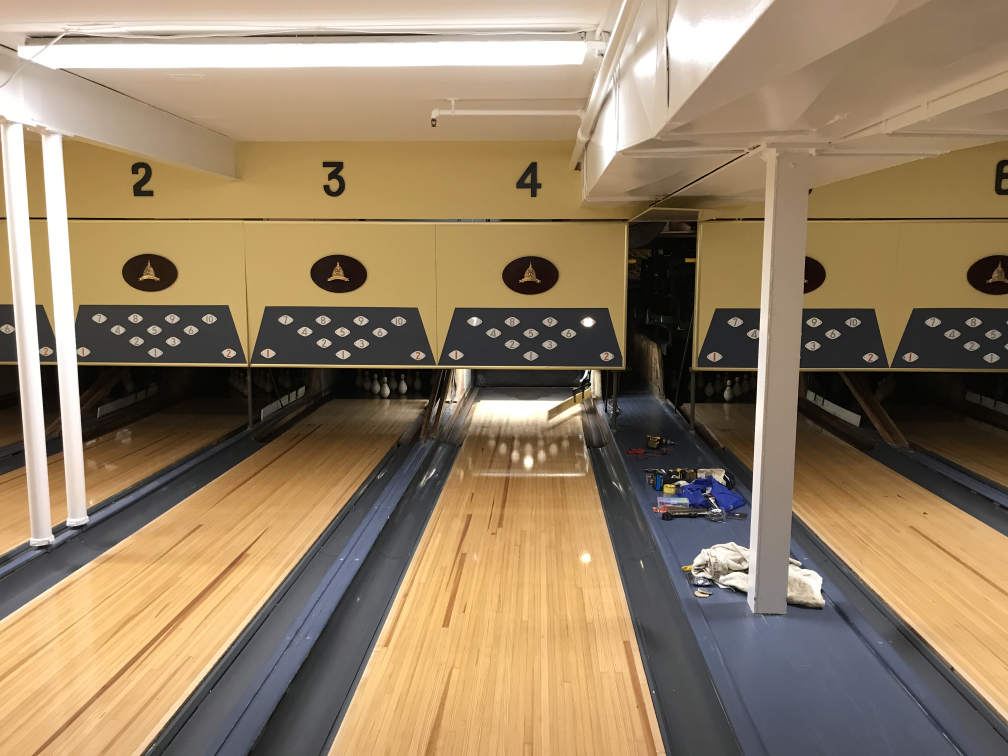
#> input picture IMG_0618.jpg, 4032 x 3024 px, given in place of video0.h264, which was not available (shown at 1/4 size)
$ python dprepeatVdetectPinsBallPC640.py   (older library calls are emulated)
#> lines starting #> are read from the running program, lines starting #| are printed output that depends on the picture; after the words box and inside, x2 and y2 are one past the last pixel; in counts of white or black regions, pixels touching at a corner belong together; pictures that were not available may be replaced by others from this repository, and a replacement may not be noted
# import the necessary packages

import time
import cv2
import numpy
import cropdata640
# import RPi.GPIO as GPIO
# from matplotlib import pyplot as plt

# crop_ranges are y,y1,x,x1 from top left
mask_crop_ranges = cropdata640.ballCrops
pin_crop_ranges = cropdata640.pin_crop_ranges

def writeImageSeries(frameNoStart, numberOfFrames, img_rgb):
    if frameNoStart <= frameNo:
        if frameNo <= frameNoStart+numberOfFrames:
            print ('Saving ../videos/video3d640Frame'+ str(frameNo) +'.jpg')
            cv2.imwrite('../videos/video3d640Frame'+ str(frameNo) +'.jpg',img_rgb)

def isPinSetter():
    global setterPresent
    global frameNo
    global img_rgb
    global firstSetterFrame
    # Convert BGR to HSV
    frame = img_rgb[50:150, 300:340]
    hsv = cv2.cvtColor(frame, cv2.COLOR_BGR2HSV)
    # define range of green color in HSV
    lower_green = numpy.array([65,60,60])
    upper_green = numpy.array([80,255,255])
    # Threshold the HSV image to get only green colors
    mask = cv2.inRange(hsv, lower_green, upper_green)
    res = cv2.bitwise_and(frame,frame, mask=mask)
    _,thrshed = cv2.threshold(cv2.cvtColor(res,cv2.COLOR_BGR2GRAY),3,255,cv2.THRESH_BINARY)
    _,contours,_ = cv2.findContours(thrshed,cv2.RETR_LIST,cv2.CHAIN_APPROX_SIMPLE)
    setterPresent = False
    area = 0
    for cnt in contours:
        #Contour area is measured
        area = cv2.contourArea(cnt) +area
    if area >1000:
        setterPresent = True
        firstSetterFrame = frameNo
    if setterPresent:
        print("Green", area, frameNo)
    else:
        firstSetterFrame = 0

def arm():
    global firstArmFrame
    global frameNo
    firstArmFrame = frameNo

def findPins():
        global x,x1,y,y1
        global priorPinCount
        global img_rgb
        global frame2
        pinCount = 0
        crop = []
        sumHist = [0,0,0,0,0,0,0,0,0,0]
        # lower_red = numpy.array([0,0,100]) # lower_red = np.array([0,100,0])
        # upper_red = numpy.array([110, 110, 255])  # upper_red = np.array([180,255,255])
        lower_red = numpy.array([0,0,70]) # lower_red = np.array([0,100,0])
        upper_red = numpy.array([110, 110, 255])  # upper_red = np.array([180,255,255])
        mask = cv2.inRange(img_rgb,lower_red,upper_red)
        output = cv2.bitwise_and(img_rgb, img_rgb, mask=mask)
        threshold = 3
        for i in range(0,10):
                crop.append(output[pin_crop_ranges[i][0]+y:pin_crop_ranges[i][1]+y1,pin_crop_ranges[i][2]+x:pin_crop_ranges[i][3]+x1])
                hist = cv2.calcHist([crop[i]],[1],None,[4], [0,256])
                if frameNo == 34:
                    print(hist)
                sumHist[i] = hist[0]+hist[1]+hist[2]+hist[3]
                if frameNo > 30:
                    if frameNo < 130:
                        print (i, sumHist[i])
                if threshold < sumHist[i]:
                    pinCount = pinCount + 2**(9-i)

        print('HIST', frameNo, pinCount)
        # bit_GPIO(pinsGPIO,pinCount)

        if priorPinCount == pinCount:
            return False
        else:
            priorPinCount = pinCount
            return True

cap = cv2.VideoCapture('../vidim/None/video0.h264')
# setupGPIO(pinsGPIO)
setterPresent = False
armPresent = False
priorPinCount = 0
x=0
x1=0 +x
y=-0
y1=0 + y
crop_ranges = ([300,475,50,580],[0,0,0,0])

frameNo = 0
prevFrame = 0
ballCounter = [0]*3
origCounter = 0
for i in range(0,1):
    a =(int(crop_ranges[i][2])+x,int(crop_ranges[i][0])+y)
    b = (int(crop_ranges[i][3])+x1, int(crop_ranges[i][1])+y1)
ret, frame1 = cap.read()
#> frame1 is the input picture: shape (3024, 4032, 3); mean B, G, R 100.3, 128.1, 148.8
mask= frame1[300:475,50:580]
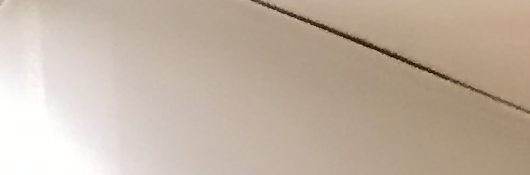
#> mask: shape (175, 530, 3); mean B, G, R 162.8, 178.3, 194.1
frame1 = mask

while(cap.isOpened()):
    ret, frame2 = cap.read()
    try:
        type(frame2[0]) is None
    except:
        print ("New Video")
        cap.release()
        cap = cv2.VideoCapture('../videos/AAA/video640a.h264')
        ret, frame2 = cap.read()
    frameNo = frameNo +1
    img_rgb = frame2

    if setterPresent:
            if firstSetterFrame + 120 > frameNo:
                continue
    if armPresent:
            if firstArmFrame + 120 > frameNo:
                continue
            if firstArmFrame+120 == frameNo:
                armPresent = False

    isPinSetter()
#> in isPinSetter, `frame = img_rgb[50:150, 300:340]`:
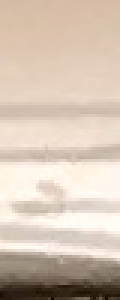
#> frame: shape (100, 40, 3) (shown 3 times larger); mean B, G, R 180.2, 195.7, 212.3
#> in isPinSetter, `hsv = cv2.cvtColor(frame, cv2.COLOR_BGR2HSV)`: hsv: shape (100, 40, 3); mean H, S, V 14.7, 44, 212.3
#> in isPinSetter, `mask = cv2.inRange(hsv, lower_green, upper_green)`: mask: shape (100, 40); every value is 0
#> in isPinSetter, `res = cv2.bitwise_and(frame,frame, mask=mask)`: res: shape (100, 40, 3); every value is 0
#> in isPinSetter, `_,contours,_ = cv2.findContours(thrshed,cv2.RETR_LIST,cv2.CHAIN_APPROX..`: contours = []
#> after the loop in isPinSetter, `for cnt in contours:`: area = 0
    frame2= frame2[300:475,50:580]
    img_gray1 = cv2.cvtColor(mask, cv2.COLOR_BGR2GRAY)
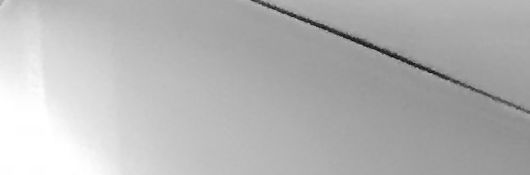
#> img_gray1: shape (175, 530); min 12, max 255, mean 181.3
    img_gray2 = cv2.cvtColor(frame2, cv2.COLOR_BGR2GRAY)
    diff = cv2.absdiff(img_gray1,img_gray2)
#> diff: shape (175, 530); every value is 0
    # First value reduces noise.  Values above 150 seem to miss certain ball colors
    ret, thresh = cv2.threshold(diff, 120,255,cv2.THRESH_BINARY)
    frame = thresh
    # Blur eliminates noise by averaging surrounding pixels.  Value is array size of blur and MUST BE ODD
    thresh = cv2.medianBlur(thresh,9)
    cnts = cv2.findContours(thresh.copy(), cv2.RETR_EXTERNAL,
		cv2.CHAIN_APPROX_SIMPLE)[-2]
#> cnts = []
    center = None
    radius = 0
    if len(cnts) > 0:
		# find the largest contour in the mask, then use
		# it to compute the minimum enclosing circle and centroid
        c = max(cnts, key=cv2.contourArea)
        ((xContour, yContour), radius) = cv2.minEnclosingCircle(c)
        print('radius', radius, frameNo, len(cnts))
        ballCounter[0]=0
        ballCounter[1]=0
        ballCounter[2]=0
		# only proceed if the radius meets a minimum size
        if radius > 20:
            # draw the circle and centroid on the frame,
            # then update the list of tracked points
            M = cv2.moments(c)
            center = (int(M["m10"] / M["m00"]), int(M["m01"] / M["m00"]))
            cv2.drawContours(img_gray2, cnts, -1, (0,255,0), 3)
            if center < (500,200):
                    print('CENTER',center, radius, frameNo, len(cnts))
                    # cv2.imwrite('P:videos/cv2Img'+str(frameNo)+'.jpg',img_gray2)
            else:
                firstArmFrame = frameNo
                armPresent = True
    cv2.imshow('Ball', img_gray2)
    cv2.imshow('Thresh' , thresh)
    tf = findPins()
#> in findPins, `mask = cv2.inRange(img_rgb,lower_red,upper_red)`:
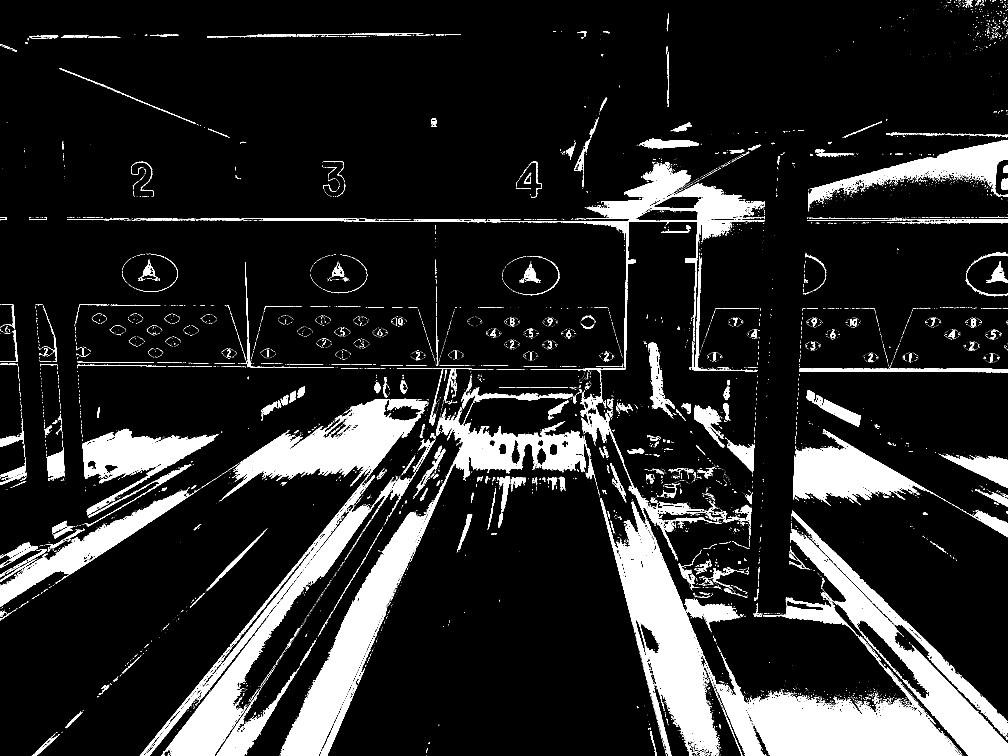
#> mask: shape (3024, 4032) (shown at 1/4 size); 13% white; 9677 white regions (8750 under 20 px), largest, box (x1, y1, x2, y2) and area: (1946, 648, 3845, 3024) 446929, (1123, 1628, 2342, 3024) 197126, (559, 1595, 1711, 3024) 143517
#> in findPins, `output = cv2.bitwise_and(img_rgb, img_rgb, mask=mask)`:
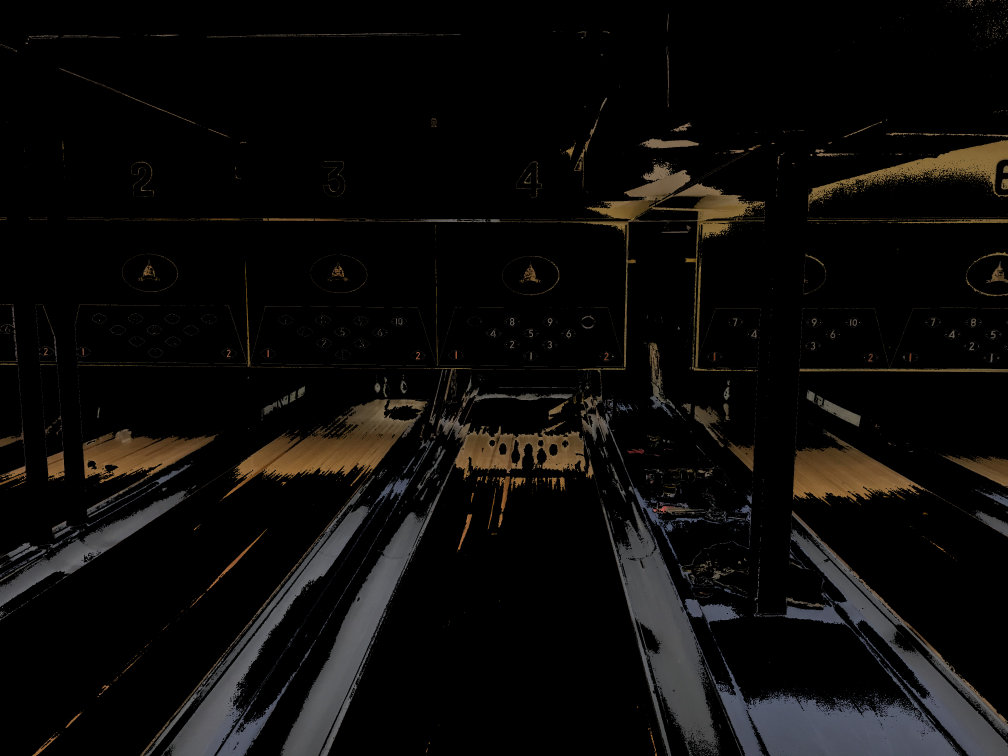
#> output: shape (3024, 4032, 3) (shown at 1/4 size); mean B, G, R 9.8, 11.1, 12.3
#> after the loop in findPins, `for i in range(0,10):`: crop = 10 items; pinCount = 1023; sumHist = [[676], [676], [676], [676], [676], [676], [676], [676], [676], [676]]
#| HIST 1 1023
#> in findPins, `priorPinCount = pinCount`: priorPinCount = 1023

    cv2.rectangle(img_rgb,b, a, 255,2)

    cv2.imshow('IMG_RGB with Ball Rect', img_rgb)
    writeImageSeries(215,10, img_rgb)

    key = cv2.waitKey(1) & 0xFF
#> (key q is pressed here)

    # if the `q` key was pressed, break from the loop
    if key == ord("q"):
        break

$ run again, on clean_pins.jpg
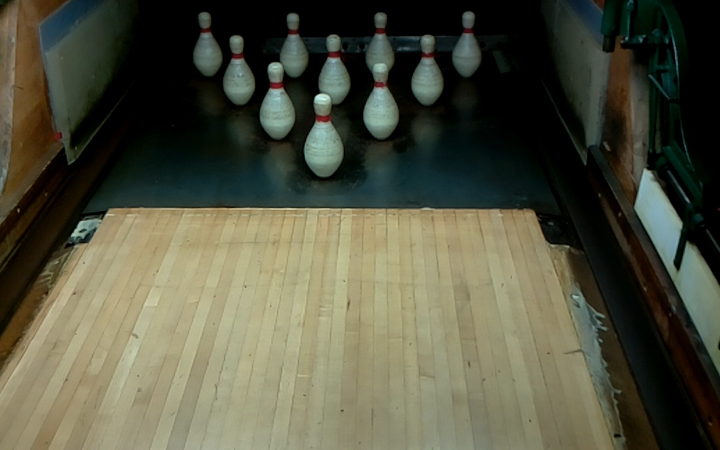
#> input picture clean_pins.jpg, 1440 x 900 px, given in place of video0.h264, which was not available (shown at 1/2 size)
#> frame1 is the input picture: shape (900, 1440, 3); mean B, G, R 65, 83.6, 83
#> frame: shape (100, 40, 3); every value is 0
#> contours = []
#> after the loop in isPinSetter, `for cnt in contours:`: area = 0
#> diff: shape (175, 530); every value is 0
#> cnts = []
#> in findPins, `mask = cv2.inRange(img_rgb,lower_red,upper_red)`:
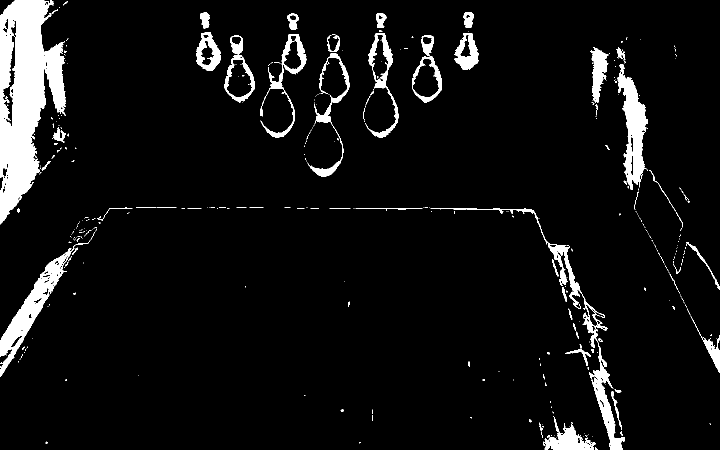
#> mask: shape (900, 1440) (shown at 1/2 size); 6.5% white; 394 white regions (322 under 20 px), largest, box (x1, y1, x2, y2) and area: (0, 0, 132, 449) 33708, (0, 480, 181, 754) 7697, (861, 416, 1250, 900) 7304
#> after the loop in findPins, `for i in range(0,10):`: crop = 10 items; pinCount = 1023; sumHist = [[676], [676], [676], [676], [676], [676], [676], [676], [676], [676]]
#| HIST 1 1023
#> priorPinCount = 1023
#> `cv2.rectangle(img_rgb,b, a, 255,2)`:
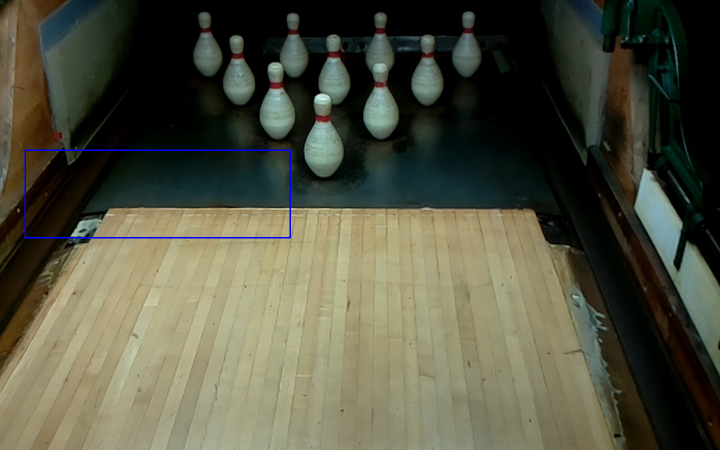
#> img_rgb: shape (900, 1440, 3) (shown at 1/2 size); 0.33% of pixels changed, all inside (x1, y1, x2, y2) = (49, 299, 582, 477)
